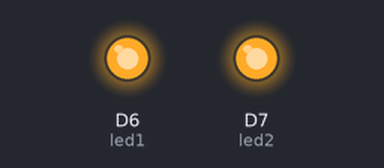
Recording of a sketch running on a simulated ESP8266 (NodeMCU). Parts: output pins drawn as LEDs (lit = HIGH).

Above: at 0.6 s.
At 9.6 s:
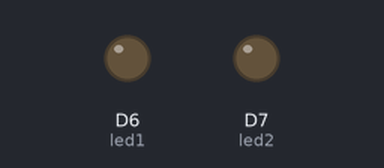
Timing chart, 0 to 13.3 s (numbered marks = the images above):
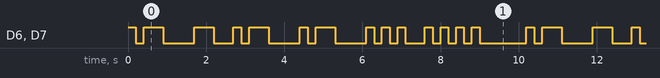

Measured:
- by itself, D6 (led1), D7 (led2): moves between LOW and HIGH, repeating every 10.2 s
- by itself, everything shown: repeats every 10.2 s, in 28 steps

The sketch:

blinkname.ino
```cpp
//blinking morse code of my first name i.e. Akash

int led1 = D6; // Defining first LED
int led2 = D7; // Second LED light


//setting up pins and modes.
void setup() {


  pinMode(led1, OUTPUT); // setting led1 as output
  pinMode(led2, OUTPUT); //setting led2 as output


}

// now in loop function we want it to continuely blinking my name in MORSE code.

void loop() {
    blink(200); blink(500); //A
    delay(300); //to make sure both letters are not blinking together so defining some delay before flashing next letter
    blink(500); blink(200); blink(500); //K
    delay(300);
     blink(200); blink(500); //A
     delay(300);
     blink(200); blink(200); blink(200); //S
     delay(300);
     blink(200); blink(200); blink(200);blink(200); //H
     delay(1000);


  // And repeat!
}
void blink(int duration){
     digitalWrite(led1,HIGH);
     digitalWrite(led2,HIGH);
  delay(duration);
  digitalWrite(led1,LOW);
  digitalWrite(led2,LOW);
  delay(duration);

}
```
